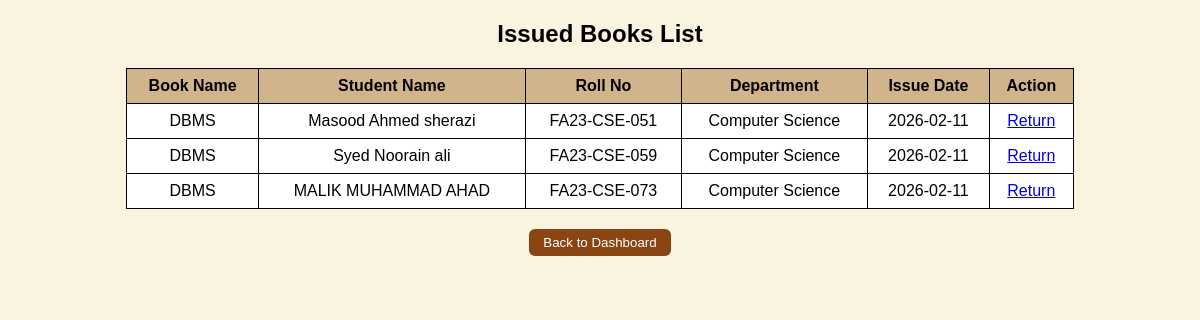
Page /issued_books.php (signed in) on the committed database.
### tables this page shows
CREATE TABLE IF NOT EXISTS `issued_books` (
  `issue_id` int NOT NULL AUTO_INCREMENT,
  `book_id` int DEFAULT NULL,
  `issue_date` date DEFAULT NULL,
  `student_name` varchar(100) DEFAULT NULL,
  `roll_no` varchar(50) DEFAULT NULL,
  `department` varchar(100) DEFAULT NULL,
  PRIMARY KEY (`issue_id`),
  KEY `book_id` (`book_id`)
);

CREATE TABLE IF NOT EXISTS `books` (
  `book_id` int NOT NULL AUTO_INCREMENT,
  `title` varchar(200) DEFAULT NULL,
  `author` varchar(100) DEFAULT NULL,
  `isbn` varchar(50) DEFAULT NULL,
  `quantity` int DEFAULT NULL,
  PRIMARY KEY (`book_id`)
);

### issued_books.php (the view, shortened to what this page needs)
<?php
include "db.php";
$result = mysqli_query($conn,
    "SELECT issued_books.*, books.title
     FROM issued_books
     JOIN books ON issued_books.book_id = books.book_id"
);
?>
<!DOCTYPE html>
<html>
<head>
    <link rel="stylesheet" href="style.css">
</head>
<body>
<h2>Issued Books List</h2>
<table border="1" cellpadding="10">
    <tr>
        <th>Book Name</th>
        <th>Student Name</th>
        <th>Roll No</th>
        <th>Department</th>
        <th>Issue Date</th>
        <th>Action</th>
    </tr>
    <?php while ($row = mysqli_fetch_assoc($result)) { ?>
    <tr>
        <td><?php echo $row['title']; ?></td>
        <td><?php echo $row['student_name']; ?></td>
        <td><?php echo $row['roll_no']; ?></td>
        <td><?php echo $row['department']; ?></td>
        <td><?php echo $row['issue_date']; ?></td>
        <td>
            <a href="issued_books.php?return_id=<?php echo $row['issue_id']; ?>"
               onclick="return confirm('Return this book?');">
               Return
            </a>
        </td>
    </tr>
    <?php } ?>
</table>
<div class="back-btn">
    <button type="button" onclick="window.location.href='dashboard.php'">
        Back to Dashboard
    </button>
</div>
</body>
</html>

### style.css (style rules this page uses)
body { font-family: Arial; background-color: #fff8dc; color: #000; }
h2 { text-align: center; color: #000; }
button { padding: 6px 14px; background-color: #000; color: #ffd700; border: none; border-radius: 6px; cursor: pointer; }
.back-btn { width: 80%; margin: 20px auto; text-align: center; }
table { width: 80%; margin: auto; border-collapse: collapse; background-color: #ffffff; }
th, td { border: 1px solid #000; padding: 8px; text-align: center; }
th { background-color: #ffd700; color: #000; }
body { background-color: #f4fff4; color: #000; }
button, ul li a { background-color: #2e8b57; color: #fff; }
th { background-color: #2e8b57; color: #fff; }
body { background-color: #eeeeee; color: #000; }
button, ul li a { background-color: #333; color: #fff; }
th { background-color: #555; color: #fff; }
body { background-color: #faf3e0; color: #000; }
button, ul li a { background-color: #8b4513; color: #fff; }
th { background-color: #d2b48c; color: #000; }

### rows in the picture
issued_books: book.title "DBMS", student_name "Masood Ahmed sherazi", roll_no "FA23-CSE-051", department "Computer Science", issue_date "2026-02-11"
issued_books: book.title "DBMS", student_name "Syed Noorain ali", roll_no "FA23-CSE-059", department "Computer Science", issue_date "2026-02-11"
issued_books: book.title "DBMS", student_name "MALIK MUHAMMAD AHAD", roll_no "FA23-CSE-073", department "Computer Science", issue_date "2026-02-11"
